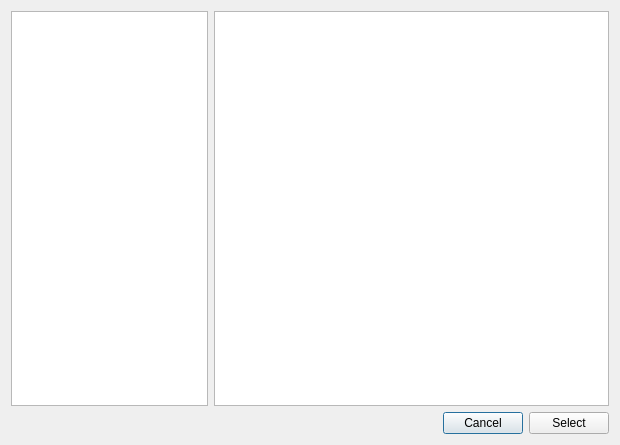
<?xml version="1.0" encoding="UTF-8"?>
<ui version="4.0">
 <class>dialog_interface_select</class>
 <widget class="QDialog" name="dialog_interface_select">
  <property name="geometry">
   <rect>
    <x>0</x>
    <y>0</y>
    <width>620</width>
    <height>445</height>
   </rect>
  </property>
  <property name="windowTitle">
   <string>Interface Selection</string>
  </property>
  <layout class="QVBoxLayout" name="verticalLayout">
   <item>
    <layout class="QHBoxLayout" name="horizontalLayout">
     <item>
      <widget class="QListWidget" name="interface_list">
       <property name="sizePolicy">
        <sizepolicy hsizetype="Expanding" vsizetype="Expanding">
         <horstretch>3</horstretch>
         <verstretch>0</verstretch>
        </sizepolicy>
       </property>
      </widget>
     </item>
     <item>
      <widget class="QPlainTextEdit" name="interface_info">
       <property name="sizePolicy">
        <sizepolicy hsizetype="Expanding" vsizetype="Expanding">
         <horstretch>6</horstretch>
         <verstretch>0</verstretch>
        </sizepolicy>
       </property>
       <property name="readOnly">
        <bool>true</bool>
       </property>
      </widget>
     </item>
    </layout>
   </item>
   <item>
    <layout class="QHBoxLayout" name="horizontalLayout_2">
     <item>
      <spacer name="horizontalSpacer">
       <property name="orientation">
        <enum>Qt::Horizontal</enum>
       </property>
       <property name="sizeHint" stdset="0">
        <size>
         <width>40</width>
         <height>20</height>
        </size>
       </property>
      </spacer>
     </item>
     <item>
      <widget class="QPushButton" name="cancel_btn">
       <property name="text">
        <string>Cancel</string>
       </property>
      </widget>
     </item>
     <item>
      <widget class="QPushButton" name="ok_btn">
       <property name="text">
        <string>Select</string>
       </property>
      </widget>
     </item>
    </layout>
   </item>
  </layout>
 </widget>
 <resources/>
 <connections/>
</ui>
